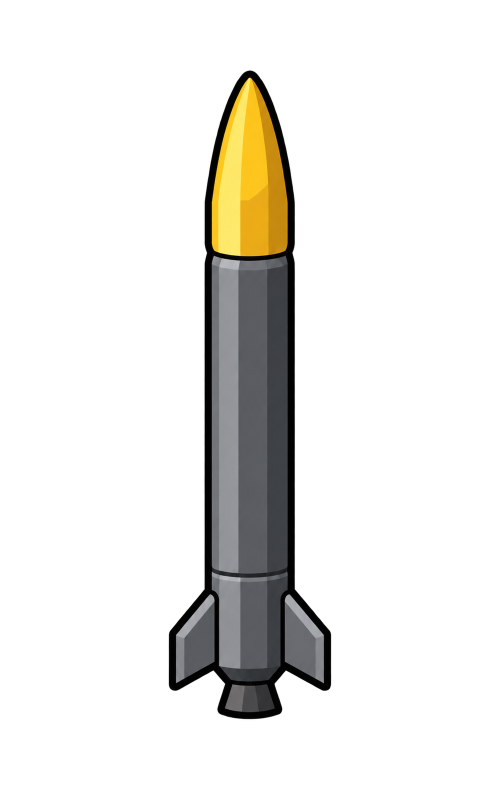
#> input picture doc/art/missile/MissileHE_SimplifiedSource.png, 1000 x 1573 px (shown at 1/2 size)
$ python build_missile_layers.py
#> lines starting #> are read from the running program, lines starting #| are printed output that depends on the picture
"""Build the launcher layers and render previews at the actual Def draw sizes.

The image model supplies painted surfaces; Python handles layer alignment and the
deterministic width adjustment needed for a wall-flush 1x3 launcher.
"""

from pathlib import Path

from PIL import Image, ImageDraw


ROOT = Path(__file__).resolve().parents[1]
SOURCES = ROOT / "doc" / "art" / "missile"
BUILDINGS = ROOT / "1.6" / "Textures" / "Things" / "Building" / "SpaceWeapons"
PROJECTILES = ROOT / "1.6" / "Textures" / "Things" / "Projectile"


def fit_alpha(source: Path, canvas: tuple[int, int], margin: int) -> Image.Image:
#> called with canvas = (512, 512), margin = 24
    image = Image.open(source).convert("RGBA")
#> image is the input picture: PIL image 1000x1573 RGBA; mean R, G, B, A 15.5, 14.4, 11.1, 37.7
    bounds = image.getchannel("A").getbbox()
#> bounds = (211, 55, 680, 1452)
    if bounds is None:
        raise ValueError(f"Empty sprite: {source}")
    image = image.crop(bounds)
#> image: PIL image 469x1397 RGBA
    image.thumbnail(
        (canvas[0] - margin * 2, canvas[1] - margin * 2),
        Image.Resampling.LANCZOS,
    )
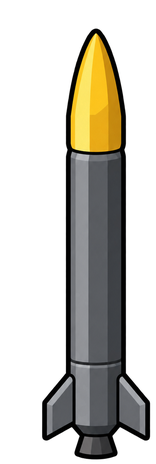
#> image: PIL image 156x464 RGBA; mean R, G, B, A 37, 34.5, 26.6, 90.4; transparent parts drawn white
    result = Image.new("RGBA", canvas)
#> result: PIL image 512x512 RGBA; every value is 0
    result.alpha_composite(
        image, ((canvas[0] - image.width) // 2, (canvas[1] - image.height) // 2)
    )
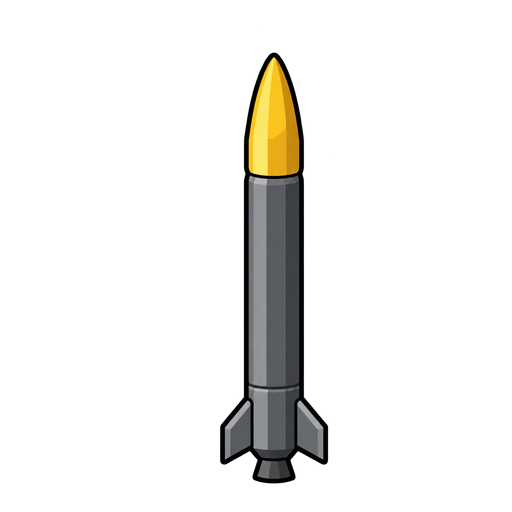
#> result: PIL image 512x512 RGBA; mean R, G, B, A 10.2, 9.5, 7.3, 25; transparent parts drawn white
    return result


# [65 lines left out: functions split, fill_launcher_frame, draw_scaled, preview, not called in this run]


def main() -> None:
    BUILDINGS.mkdir(parents=True, exist_ok=True)
    PROJECTILES.mkdir(parents=True, exist_ok=True)
    missile = fit_alpha(SOURCES / "MissileHE_SimplifiedSource.png", (512, 512), 24)
    missile.save(PROJECTILES / "DeltaV_MissileHE.png")
    magazine = fit_alpha(SOURCES / "MissileMagazine_1x2_Source.png", (256, 512), 8)
#> call 2 of fit_alpha, with canvas = (256, 512), margin = 8
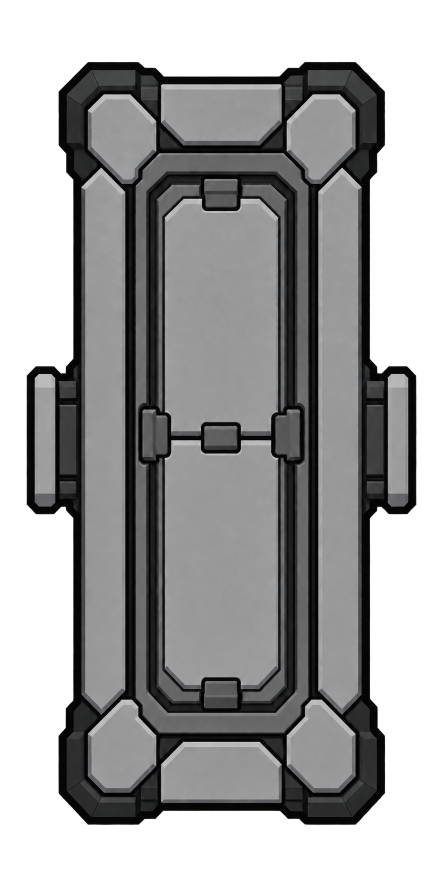
#> input picture doc/art/missile/MissileMagazine_1x2_Source.png, 887 x 1774 px (shown at 1/2 size)
#> in fit_alpha, image is the input picture: PIL image 887x1774 RGBA; mean R, G, B, A 63.2, 63.3, 63.7, 154.3
#> in fit_alpha (call 2), `bounds = image.getchannel("A").getbbox()`: bounds = (46, 57, 871, 1710)
#> in fit_alpha (call 2), `image = image.crop(bounds)`:
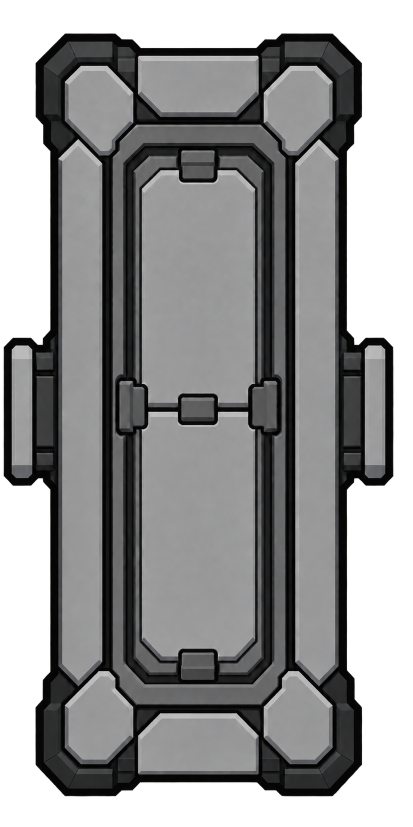
#> image: PIL image 825x1653 RGBA (shown at 1/2 size); mean R, G, B, A 73, 73.1, 73.5, 178; transparent parts drawn white
#> in fit_alpha (call 2), `image.thumbnail( (canvas[0] - margin * 2, canvas[1] - margin * 2), Ima..`:
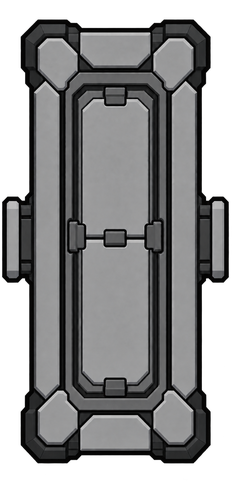
#> image: PIL image 240x481 RGBA; mean R, G, B, A 73, 73.1, 73.6, 178; transparent parts drawn white
#> in fit_alpha (call 2), `result = Image.new("RGBA", canvas)`: result: PIL image 256x512 RGBA; every value is 0
#> in fit_alpha (call 2), `result.alpha_composite( image, ((canvas[0] - image.width) // 2, (canva..`:
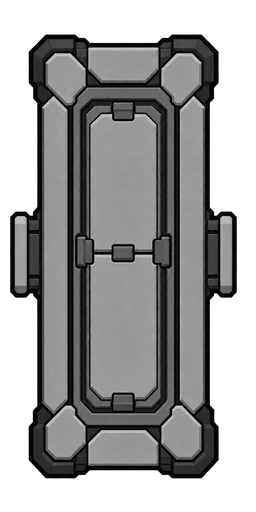
#> result: PIL image 256x512 RGBA; mean R, G, B, A 64.3, 64.4, 64.8, 156.8; transparent parts drawn white
    magazine.save(BUILDINGS / "MissileMagazine.png")
    magazine.resize((64, 128), Image.Resampling.LANCZOS).save(
        SOURCES / "MissileMagazine_GameScale.png"
    )
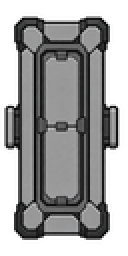
#> saved as MissileMagazine_GameScale.png: PIL image 64x128 RGBA (shown 2 times larger); mean R, G, B, A 64.5, 64.6, 65, 156.9; transparent parts drawn white
    configurations = (
        ("Large", (256, 768), [(100, 128, 155, 520), (129, 566, 221, 706)]),
    )
    for name, canvas, openings in configurations:
        master = fit_alpha(SOURCES / f"Launcher{name}_EmptySource.png", canvas, 8)
        inner, outer = split(master, openings)
        inner = fill_launcher_frame(inner)
        outer = fill_launcher_frame(outer)
        inner.save(BUILDINGS / "MissileLauncher_Inner.png")
        outer.save(BUILDINGS / "MissileLauncher_Outer.png")
        preview(f"Launcher{name}", inner, outer, missile, magazine)


if __name__ == "__main__":
#> (the run stopped early here; a loop or call above may not have finished)
